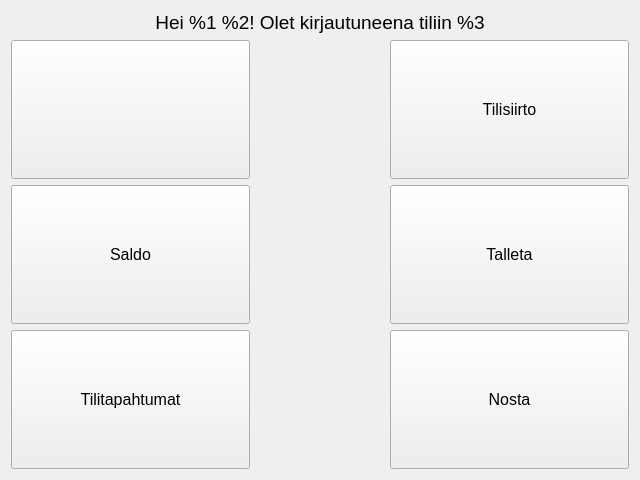
<?xml version="1.0" encoding="UTF-8"?>
<ui version="4.0">
 <class>PageMainAccountView</class>
 <widget class="PageWithUserBar" name="PageMainAccountView">
  <property name="geometry">
   <rect>
    <x>0</x>
    <y>0</y>
    <width>640</width>
    <height>480</height>
   </rect>
  </property>
  <property name="windowTitle">
   <string>Tili</string>
  </property>
  <layout class="QVBoxLayout" name="widgetRootLayout">
   <item>
    <widget class="QLabel" name="lblAccountInfo">
     <property name="sizePolicy">
      <sizepolicy hsizetype="Preferred" vsizetype="Maximum">
       <horstretch>0</horstretch>
       <verstretch>0</verstretch>
      </sizepolicy>
     </property>
     <property name="font">
      <font>
       <pointsize>14</pointsize>
      </font>
     </property>
     <property name="text">
      <string>Hei %1 %2! Olet kirjautuneena tiliin %3</string>
     </property>
     <property name="textFormat">
      <enum>Qt::PlainText</enum>
     </property>
     <property name="alignment">
      <set>Qt::AlignCenter</set>
     </property>
    </widget>
   </item>
   <item>
    <layout class="QHBoxLayout" name="layoutMain" stretch="1,2,1">
     <item>
      <layout class="QVBoxLayout" name="layoutDisplayActions">
       <item>
        <widget class="QPushButton" name="btnBlank">
         <property name="sizePolicy">
          <sizepolicy hsizetype="Minimum" vsizetype="Minimum">
           <horstretch>0</horstretch>
           <verstretch>0</verstretch>
          </sizepolicy>
         </property>
         <property name="minimumSize">
          <size>
           <width>0</width>
           <height>100</height>
          </size>
         </property>
        </widget>
       </item>
       <item>
        <widget class="QPushButton" name="btnBalance">
         <property name="sizePolicy">
          <sizepolicy hsizetype="Minimum" vsizetype="Minimum">
           <horstretch>0</horstretch>
           <verstretch>0</verstretch>
          </sizepolicy>
         </property>
         <property name="minimumSize">
          <size>
           <width>0</width>
           <height>100</height>
          </size>
         </property>
         <property name="font">
          <font>
           <pointsize>12</pointsize>
          </font>
         </property>
         <property name="text">
          <string>Saldo</string>
         </property>
        </widget>
       </item>
       <item>
        <widget class="QPushButton" name="btnTransactions">
         <property name="sizePolicy">
          <sizepolicy hsizetype="Minimum" vsizetype="Minimum">
           <horstretch>0</horstretch>
           <verstretch>0</verstretch>
          </sizepolicy>
         </property>
         <property name="minimumSize">
          <size>
           <width>0</width>
           <height>100</height>
          </size>
         </property>
         <property name="font">
          <font>
           <pointsize>12</pointsize>
          </font>
         </property>
         <property name="text">
          <string>Tilitapahtumat</string>
         </property>
        </widget>
       </item>
      </layout>
     </item>
     <item>
      <layout class="QVBoxLayout" name="verticalLayout">
       <item>
        <spacer name="profileSpacerTop">
         <property name="orientation">
          <enum>Qt::Vertical</enum>
         </property>
         <property name="sizeType">
          <enum>QSizePolicy::Maximum</enum>
         </property>
         <property name="sizeHint" stdset="0">
          <size>
           <width>20</width>
           <height>40</height>
          </size>
         </property>
        </spacer>
       </item>
       <item>
        <widget class="QLabel" name="lblProfilePicture">
         <property name="sizePolicy">
          <sizepolicy hsizetype="Preferred" vsizetype="Preferred">
           <horstretch>0</horstretch>
           <verstretch>0</verstretch>
          </sizepolicy>
         </property>
         <property name="minimumSize">
          <size>
           <width>128</width>
           <height>128</height>
          </size>
         </property>
         <property name="maximumSize">
          <size>
           <width>128</width>
           <height>128</height>
          </size>
         </property>
         <property name="alignment">
          <set>Qt::AlignCenter</set>
         </property>
        </widget>
       </item>
       <item>
        <spacer name="profileSpacerBottom">
         <property name="orientation">
          <enum>Qt::Vertical</enum>
         </property>
         <property name="sizeHint" stdset="0">
          <size>
           <width>20</width>
           <height>40</height>
          </size>
         </property>
        </spacer>
       </item>
      </layout>
     </item>
     <item>
      <layout class="QVBoxLayout" name="layoutMoneyActions">
       <item>
        <widget class="QPushButton" name="btnTransfer">
         <property name="sizePolicy">
          <sizepolicy hsizetype="Minimum" vsizetype="Minimum">
           <horstretch>0</horstretch>
           <verstretch>0</verstretch>
          </sizepolicy>
         </property>
         <property name="minimumSize">
          <size>
           <width>0</width>
           <height>100</height>
          </size>
         </property>
         <property name="font">
          <font>
           <pointsize>12</pointsize>
          </font>
         </property>
         <property name="text">
          <string>Tilisiirto</string>
         </property>
        </widget>
       </item>
       <item>
        <widget class="QPushButton" name="btnDeposit">
         <property name="sizePolicy">
          <sizepolicy hsizetype="Minimum" vsizetype="Minimum">
           <horstretch>0</horstretch>
           <verstretch>0</verstretch>
          </sizepolicy>
         </property>
         <property name="minimumSize">
          <size>
           <width>0</width>
           <height>100</height>
          </size>
         </property>
         <property name="font">
          <font>
           <pointsize>12</pointsize>
          </font>
         </property>
         <property name="text">
          <string>Talleta</string>
         </property>
        </widget>
       </item>
       <item>
        <widget class="QPushButton" name="btnWidthdraw">
         <property name="sizePolicy">
          <sizepolicy hsizetype="Minimum" vsizetype="Minimum">
           <horstretch>0</horstretch>
           <verstretch>0</verstretch>
          </sizepolicy>
         </property>
         <property name="minimumSize">
          <size>
           <width>0</width>
           <height>100</height>
          </size>
         </property>
         <property name="font">
          <font>
           <pointsize>12</pointsize>
          </font>
         </property>
         <property name="text">
          <string>Nosta</string>
         </property>
        </widget>
       </item>
      </layout>
     </item>
    </layout>
   </item>
  </layout>
 </widget>
 <customwidgets>
  <customwidget>
   <class>PageWithUserBar</class>
   <extends>QWidget</extends>
   <header>page/abstract/pagewithuserbar.h</header>
   <container>1</container>
  </customwidget>
 </customwidgets>
 <resources/>
 <connections/>
</ui>
